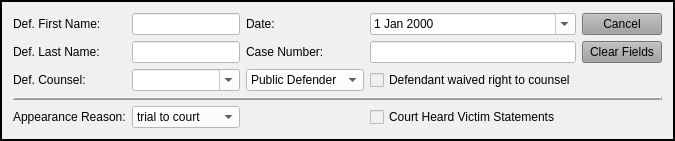
        <widget class="QFrame" name="case_name_Frame">
         <property name="sizePolicy">
          <sizepolicy hsizetype="Preferred" vsizetype="Preferred">
           <horstretch>0</horstretch>
           <verstretch>0</verstretch>
          </sizepolicy>
         </property>
         <property name="focusPolicy">
          <enum>Qt::NoFocus</enum>
         </property>
         <property name="styleSheet">
          <string notr="true">background-color: rgb(240, 240, 240);</string>
         </property>
         <property name="frameShape">
          <enum>QFrame::Box</enum>
         </property>
         <property name="frameShadow">
          <enum>QFrame::Plain</enum>
         </property>
         <property name="lineWidth">
          <number>2</number>
         </property>
         <layout class="QGridLayout" name="gridLayout" columnstretch="1,2,1,2,1">
          <item row="0" column="3">
           <widget class="NoScrollDateEdit" name="plea_trial_date">
            <property name="focusPolicy">
             <enum>Qt::NoFocus</enum>
            </property>
            <property name="styleSheet">
             <string notr="true">color: rgb(0, 0, 0);
background-color: rgb(255, 255, 255);</string>
            </property>
            <property name="calendarPopup">
             <bool>true</bool>
            </property>
           </widget>
          </item>
          <item row="1" column="2">
           <widget class="QLabel" name="label_3">
            <property name="text">
             <string>Case Number:</string>
            </property>
           </widget>
          </item>
          <item row="2" column="0">
           <widget class="QLabel" name="label_24">
            <property name="text">
             <string>Def. Counsel:</string>
            </property>
           </widget>
          </item>
          <item row="2" column="2">
           <widget class="NoScrollComboBox" name="defense_counsel_type_box">
            <property name="focusPolicy">
             <enum>Qt::StrongFocus</enum>
            </property>
            <property name="styleSheet">
             <string notr="true">background-color: rgb(255, 255, 255);</string>
            </property>
            <item>
             <property name="text">
              <string>Public Defender</string>
             </property>
            </item>
            <item>
             <property name="text">
              <string>Private Counsel</string>
             </property>
            </item>
           </widget>
          </item>
          <item row="0" column="0">
           <widget class="QLabel" name="label">
            <property name="text">
             <string>Def. First Name:</string>
            </property>
           </widget>
          </item>
          <item row="2" column="3">
           <widget class="QCheckBox" name="defense_counsel_waived_checkBox">
            <property name="text">
             <string>Defendant waived right to counsel</string>
            </property>
           </widget>
          </item>
          <item row="3" column="0" colspan="5">
           <widget class="Line" name="line_2">
            <property name="frameShadow">
             <enum>QFrame::Raised</enum>
            </property>
            <property name="lineWidth">
             <number>2</number>
            </property>
            <property name="orientation">
             <enum>Qt::Horizontal</enum>
            </property>
           </widget>
          </item>
          <item row="0" column="4">
           <widget class="QPushButton" name="cancel_Button">
            <property name="focusPolicy">
             <enum>Qt::NoFocus</enum>
            </property>
            <property name="styleSheet">
             <string notr="true">background-color: rgb(160, 160, 160);</string>
            </property>
            <property name="text">
             <string>Cancel</string>
            </property>
           </widget>
          </item>
          <item row="4" column="0">
           <widget class="QLabel" name="label_27">
            <property name="text">
             <string>Appearance Reason:</string>
            </property>
           </widget>
          </item>
          <item row="4" column="1">
           <widget class="NoScrollComboBox" name="appearance_reason_box">
            <property name="focusPolicy">
             <enum>Qt::StrongFocus</enum>
            </property>
            <property name="styleSheet">
             <string notr="true">background-color: rgb(255, 255, 255);</string>
            </property>
            <item>
             <property name="text">
              <string>trial to court</string>
             </property>
            </item>
            <item>
             <property name="text">
              <string>jury trial</string>
             </property>
            </item>
           </widget>
          </item>
          <item row="2" column="1">
           <widget class="DefenseCounselComboBox" name="defense_counsel_name_box">
            <property name="focusPolicy">
             <enum>Qt::StrongFocus</enum>
            </property>
            <property name="styleSheet">
             <string notr="true">background-color: rgb(255, 255, 255);</string>
            </property>
            <property name="editable">
             <bool>true</bool>
            </property>
           </widget>
          </item>
          <item row="1" column="0">
           <widget class="QLabel" name="label_2">
            <property name="text">
             <string>Def. Last Name:</string>
            </property>
           </widget>
          </item>
          <item row="0" column="1">
           <widget class="QLineEdit" name="defendant_first_name_lineEdit">
            <property name="styleSheet">
             <string notr="true">background-color: rgb(255, 255, 255);</string>
            </property>
           </widget>
          </item>
          <item row="0" column="2">
           <widget class="QLabel" name="label_26">
            <property name="text">
             <string>Date:</string>
            </property>
           </widget>
          </item>
          <item row="1" column="1">
           <widget class="QLineEdit" name="defendant_last_name_lineEdit">
            <property name="enabled">
             <bool>true</bool>
            </property>
            <property name="styleSheet">
             <string notr="true">background-color: rgb(255, 255, 255);</string>
            </property>
           </widget>
          </item>
          <item row="1" column="3">
           <widget class="QLineEdit" name="case_number_lineEdit">
            <property name="maximumSize">
             <size>
              <width>500</width>
              <height>16777215</height>
             </size>
            </property>
            <property name="styleSheet">
             <string notr="true">background-color: rgb(255, 255, 255);</string>
            </property>
           </widget>
          </item>
          <item row="1" column="4">
           <widget class="QPushButton" name="clear_fields_case_Button">
            <property name="focusPolicy">
             <enum>Qt::NoFocus</enum>
            </property>
            <property name="styleSheet">
             <string notr="true">background-color: rgb(160, 160, 160);</string>
            </property>
            <property name="text">
             <string>Clear Fields</string>
            </property>
           </widget>
          </item>
          <item row="4" column="3">
           <widget class="QCheckBox" name="victim_statements_checkBox">
            <property name="text">
             <string>Court Heard Victim Statements</string>
            </property>
           </widget>
          </item>
         </layout>
        </widget>
